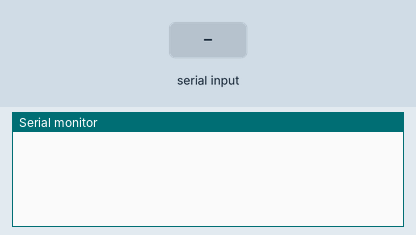
Recording of a sketch running on a simulated Arduino Uno, built with avr-gcc and run on an emulated ATmega328P. On the bench: the last lines printed to the serial monitor. Inputs (shaded band) come from the test bench.

Above: at 1.2 s.
1.3 s: "1" received over Serial
At 2.3 s:
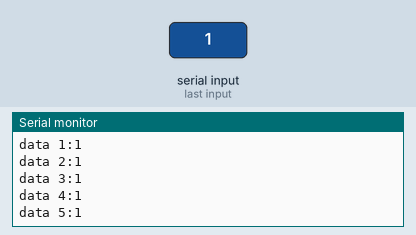
2.8 s: "0" received over Serial
At 3.4 s:
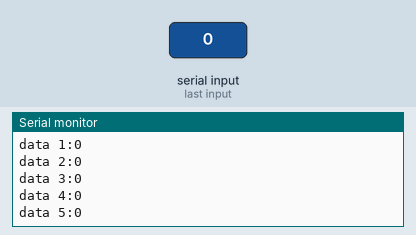
4.3 s: "2" received over Serial
At 5.8 s:
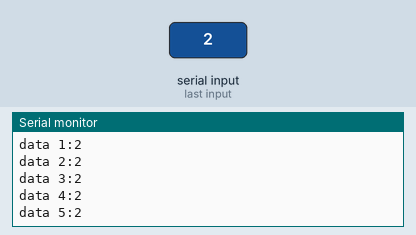
Timing chart, 0 to 7.3 s (numbered marks = the images above; inputs shaded):
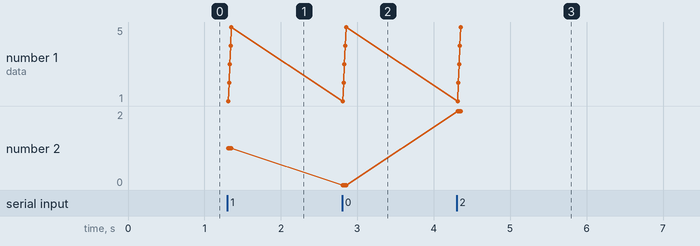

Measured:
- after the input at 1.3 s, the serial monitor: prints a new line at once (image 1)
- after the input at 2.8 s, the serial monitor: prints a new line at once (image 2)
- after the input at 4.3 s, the serial monitor: prints a new line at once (image 3)
- plotted number 2: 1 → 0 after the input at 2.8 s

The sketch:

wacom_parsing_data.ino
```cpp
String myString;
char c;
int Index1,Index2,Index3,Index4,Index5,Index6;
String secondValue, thirdValue, fourthValue, fifthValue, firstValue;
void setup()
{
   Serial.begin(9600);
}
void loop()
{
  while (Serial.available()>0)
  {
    delay(10);
    c = Serial.read();
    myString += c;
  }
    if (myString.length()>0)
    {
      Index1 = myString.indexOf('|');
      Index2 = myString.indexOf('|', Index1+1);
      Index3 = myString.indexOf('|', Index2+1);
      Index4 = myString.indexOf('|', Index3+1);
      Index5 = myString.indexOf('|', Index4+1);
      Index6 = myString.indexOf('|', Index5+1);
      secondValue = myString.substring(Index1+1, Index2);
      thirdValue = myString.substring(Index2+1, Index3);
      fourthValue = myString.substring(Index3+1, Index4);
      fifthValue = myString.substring(Index4+1, Index5);
      firstValue = myString.substring(Index5+1, Index6);
//Serial.println(Index1);
      Serial.print("data 1:");Serial.println(secondValue);
      Serial.print("data 2:");Serial.println(thirdValue);
      Serial.print("data 3:");Serial.println(fourthValue);
      Serial.print("data 4:");Serial.println(fifthValue);
      Serial.print("data 5:");Serial.println(firstValue);
      myString="";
      }

}
```
